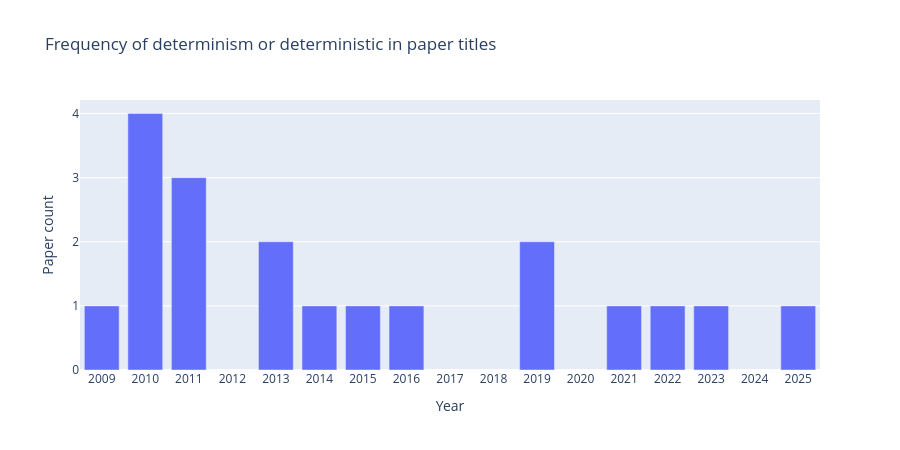

The notebook cell saved with this chart:
### Markdown cell above
## 4 · Determinism or deterministic in paper titles

A bar chart counting how many paper titles contain the substring `determinis`
(matching *determinism*, *deterministic*, *deterministically*) in each year.

**Aggregation:** case-insensitive substring search over all paper titles. Raw count
per year — not normalised by total papers.

### Code cell
from collections import defaultdict

counts_by_year: dict[int, int] = defaultdict(int)

for e in editions:
    for p in e["papers"]:
        if "determinis" in p["title"].lower():
            counts_by_year[e["year"]] += 1

years = sorted(counts_by_year)
abs_counts = [counts_by_year[y] for y in years]

import plotly.graph_objects as go
fig = go.Figure()
fig.add_bar(x=years, y=abs_counts, name="Paper count")
fig.update_layout(
    title="Frequency of determinism or deterministic in paper titles",
    xaxis=dict(dtick=1, title="Year"),
    yaxis=dict(title="Paper count"),
    hovermode="x unified",
    height=450,
)
fig.show()

### Figure 1 — Plotly figure (JSON) as saved in the notebook; plotly's stock layout.template omitted (floating-point values rounded to 4 significant figures)
{"data": [{"name": "Paper count", "type": "bar", "x": [2009, 2010, 2011, 2013, 2014, 2015, 2016, 2019, 2021, 2022, 2023, 2025], "y": [1, 4, 3, 2, 1, 1, 1, 2, 1, 1, 1, 1]}], "layout": {"height": 450, "hovermode": "x unified", "title": {"text": "Frequency of determinism or deterministic in paper titles"}, "xaxis": {"dtick": 1, "title": {"text": "Year"}}, "yaxis": {"title": {"text": "Paper count"}}}}
